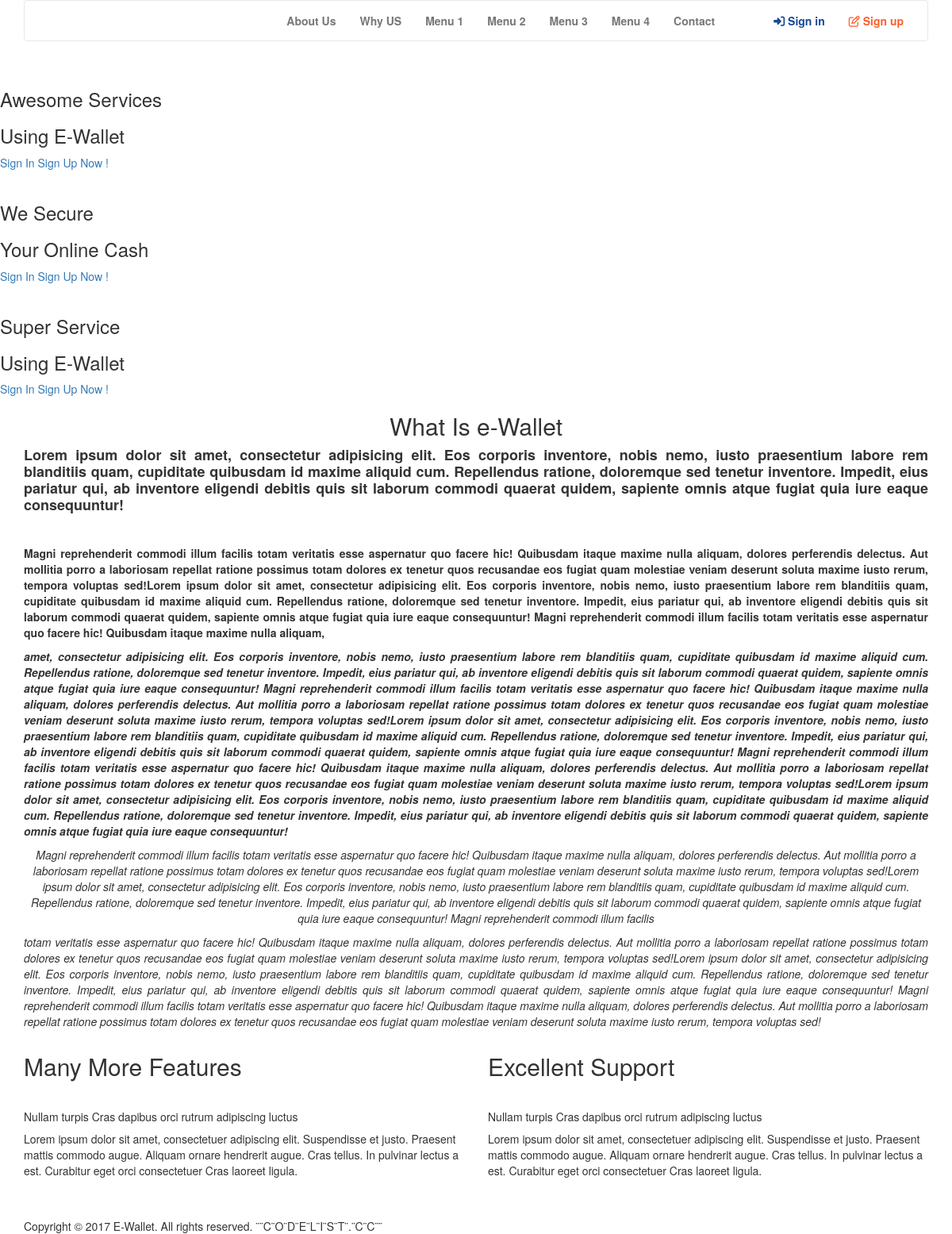
Page /Files/index.php on the committed database.
### tables this page shows
CREATE TABLE IF NOT EXISTS `menus` (
  `id` int(11) NOT NULL,
  `name` varchar(255) NOT NULL,
  `btext` blob
);

CREATE TABLE IF NOT EXISTS `slider_home` (
  `id` int(11) NOT NULL,
  `img` varchar(255) NOT NULL,
  `btxt` varchar(2555) NOT NULL,
  `stxt` varchar(2555) NOT NULL
);

CREATE TABLE IF NOT EXISTS `general_setting` (
  `id` int(11) NOT NULL,
  `sitetitle` varchar(255) NOT NULL,
  `reg` varchar(1) NOT NULL,
  `notimail` varchar(366) NOT NULL,
  `emailtemp` blob NOT NULL,
  `smsapi` varchar(2555) NOT NULL,
  `head` varchar(255) NOT NULL,
  `htext` blob NOT NULL
);

### Files/function.php (called while the page is built, shortened)
<?php
$baseurl = "http://idealbrothers.thesoftking.com/wallet/account";
$mainpage = "http://idealbrothers.thesoftking.com/wallet";
function urlmod($txt){
	$string = strtolower($txt);
    $string = preg_replace("/[^a-z0-9_\s-]/", "", $string);
    $string = preg_replace("/[\s-]+/", " ", $string);
    $string = preg_replace("/[\s_]/", "-", $string);
    $url = $string;
	return $url;
}
?>

### Files/index.php (the view, shortened to what this page needs)
<?php
include('header.php');
$hometxt = mysql_fetch_array(mysql_query("SELECT head, htext FROM general_setting WHERE id='1'"));
?>
  <div class="master-slider ms-skin-default" id="masterslider">
<?php
$ddaa = mysql_query("SELECT id, img, btxt, stxt FROM slider_home ORDER BY id");
    while ($data = mysql_fetch_array($ddaa))
    {
?>
    <div class="ms-slide slide-1" data-delay="9">
      <h3 class="ms-layer text1 dark"
            style="left: 230px;top: 200px;"
            data-type="text"
            data-delay="500"
            data-ease="easeOutExpo"
            data-duration="1230"
            data-effect="scale(1.5,1.6)"> <?php echo $data[3]; ?> </h3>
      <h3 class="ms-layer text2 dark"
            style="left: 230px;top: 245px;"
            data-type="text"
            data-delay="1000"
            data-ease="easeOutExpo"
            data-duration="1230"
            data-effect="scale(1.5,1.6)"> <?php echo $data[2]; ?>  </h3>
      <a class="ms-layer sbut3" href="<?php echo $baseurl; ?>"
            style="left: 230px; top: 395px;"
            data-type="text"
            data-delay="2000"
            data-ease="easeOutExpo"
            data-duration="1200"
            data-effect="scale(1.5,1.6)"> Sign In </a>
            <a class="ms-layer sbut4"  href="<?php echo $baseurl; ?>/signup"
            style="left: 390px; top: 395px;"
            data-type="text"
            data-delay="2500"
            data-ease="easeOutExpo"
            data-duration="1200"
            data-effect="scale(1.5,1.6)"> Sign Up Now ! </a>
            </div>
    <?php
}
?>
  </div>
<section class="sec-padding">
<div class="container">
<div class="row slide-controls-color-13">
<div class="col-md-12">
<h2 class="section-title text-center"><?php echo $hometxt[0]; ?></h2>
<?php echo $hometxt[1]; ?>
</div>
</div>
</div>
</section>
<section class="parallax-section4">
<div class="container sec-tpadding-2 sec-bpadding-2">
<div class="row">
<div class="col-md-6 bmargin">
<h2 class="section-title text-white text-left">Many More Features</h2>
<br/>
<div class="text-box-right">
<h5 class="text-white">Nullam turpis Cras dapibus orci rutrum adipiscing luctus </h5>
<p>Lorem ipsum dolor sit amet, consectetuer adipiscing elit. Suspendisse et justo. Praesent mattis commodo augue. Aliquam ornare hendrerit augue. Cras tellus. In pulvinar lectus a est. Curabitur eget orci consectetuer  Cras laoreet ligula.</p>
<br/>
<br/>
</div>
</div>
<div class="col-md-6 bmargin">
<h2 class="section-title text-white text-left">Excellent Support</h2>
<br/>
<div class="text-box-right">
<h5 class="text-white">Nullam turpis Cras dapibus orci rutrum adipiscing luctus </h5>
<p>Lorem ipsum dolor sit amet, consectetuer adipiscing elit. Suspendisse et justo. Praesent mattis commodo augue. Aliquam ornare hendrerit augue. Cras tellus. In pulvinar lectus a est. Curabitur eget orci consectetuer  Cras laoreet ligula.</p>
<br/>
<br/>
</div>
</div>
</div>
</div>
</section>
<?php
include('footer.php');
?>

### Files/header.php (shortened to what this page needs)
<?php
require_once('function.php');
$gen = mysql_fetch_array(mysql_query("SELECT sitetitle FROM general_setting WHERE id='1'"));
?>
<!doctype html>
<html lang="en">
<head>
<link rel="stylesheet" media="screen" href="<?php echo $baseurl; ?>/js/bootstrap/bootstrap.min.css" type="text/css" />
<link rel="stylesheet" href="<?php echo $baseurl; ?>/js/mainmenu/menu.css" type="text/css" />
<link rel="stylesheet" href="<?php echo $baseurl; ?>/css/default.css" type="text/css" />
<link rel="stylesheet" href="<?php echo $baseurl; ?>/css/shortcodes.css" type="text/css" />
<link rel="stylesheet" href="<?php echo $baseurl; ?>/css/font-awesome/css/font-awesome.min.css">
<link rel="stylesheet" media="screen" href="<?php echo $baseurl; ?>/css/responsive-leyouts.css" type="text/css" />
<link rel="stylesheet" href="<?php echo $baseurl; ?>/js/masterslider/style/masterslider.css" />
<link href="<?php echo $baseurl; ?>/js/animations/css/animations.min.css" rel="stylesheet" type="text/css" media="all" />
<link rel="stylesheet" type="text/css" href="<?php echo $baseurl; ?>/js/cubeportfolio/cubeportfolio.min.css">
<link rel="stylesheet" type="text/css" href="<?php echo $baseurl; ?>/css/Simple-Line-Icons-Webfont/simple-line-icons.css" media="screen" />
<link href="<?php echo $baseurl; ?>/js/owl-carousel/owl.carousel.css" rel="stylesheet">
<link rel="stylesheet" type="text/css" href="js/tabs/assets/css/responsive-tabs.css">
<link rel="stylesheet" href="<?php echo $baseurl; ?>/js/ytplayer/ytplayer.css" />
<link rel="stylesheet" href="<?php echo $baseurl; ?>/js/style-swicher/style-swicher.css" type="text/css" />
<link rel="stylesheet" href="<?php echo $baseurl; ?>/js/custom-scrollbar/jquery.mCustomScrollbar.css">
</head>
<body>
<div class="site_wrapper">
  <div id="header">
    <div class="container">
      <div class="navbar navbar-default yamm">
        <div class="navbar-header">
          <a href="<?php echo $mainpage; ?>" class="navbar-brand"><img src="<?php echo $mainpage; ?>/logo.png" style="width: 180px;" alt=""/></a> </div>
        <div id="navbar-collapse-grid" class="navbar-collapse collapse pull-right">
          <ul class="nav navbar-nav">
<?php
$ddaa = mysql_query("SELECT id, name FROM menus ORDER BY id");
while ($data = mysql_fetch_array($ddaa))
{
$uri = urlmod($data[1]);
?>
  <li class="">
      <a href="<?php echo "$mainpage/menu/$data[0]/$uri"; ?>" class="dropdown-toggle">
          <?php echo $data[1];  ?>
      </a>
  </li>
<?php
}
?>
            <li class="" style="padding-left: 40px;"> &nbsp; </li>
<li>
    <a href="<?php echo $baseurl; ?>/signin" style="color: #194a94;">
        <i class="fa fa-sign-in"> </i> Sign in
    </a>
</li>
<li>
    <a href="<?php echo $baseurl; ?>/signup" style="color: #fd602c;">
        <i class="fa fa-edit"> </i> Sign up
    </a>
</li>
          </ul>
        </div>
      </div>
    </div>
  </div>

### Files/footer.php (shortened to what this page needs)
  <section class="section-copyrights sec-moreless-padding">
    <div class="container">
      <div class="row">
        <div class="col-md-12">
          <span>Copyright © <?php echo date("Y"); ?> <?php echo $gen[0]; ?>. All rights reserved. ¨¨C¨O¨D¨E¨L¨I¨S¨T¨.¨C¨C¨¨</span>
          </div>
      </div>
    </div>
  </section>
</div>
</body>
</html>

### rows in the picture
menus: name "About Us"
menus: name "Why US"
menus: name "Menu 1"
menus: name "Menu 2"
menus: name "Menu 3"
menus: name "Menu 4"
menus: name "Contact"
slider_home: stxt "Awesome Services", btxt "Using E-Wallet"
slider_home: stxt "We Secure", btxt "Your Online Cash"
slider_home: stxt "Super Service", btxt "Using E-Wallet"
general_setting: head "What Is e-Wallet", htext "Lorem ipsum dolor sit amet, consectetur adipisicing elit. Eos corporis inventore, nobis nemo, iusto praesentium labore rem blanditiis quam, cupiditate quibusdam id maxime aliquid cum. Repellendus ratione, doloremque sed tenetur inventore. Impedit, eius pariatur qui, ab inventore eligendi debitis quis sit laborum commodi quaerat quidem, sapiente omnis atque fugiat quia iure eaque consequuntur! Magni reprehenderit commodi illum facilis totam veritatis esse aspernatur quo facere hic! Quibusdam itaque maxime nulla aliquam, dolores perferendis delectus. Aut mollitia porro a laboriosam repellat ratione possimus totam dolores ex tenetur quos recusandae eos fugiat quam molestiae veniam deserunt…", sitetitle "E-Wallet"
